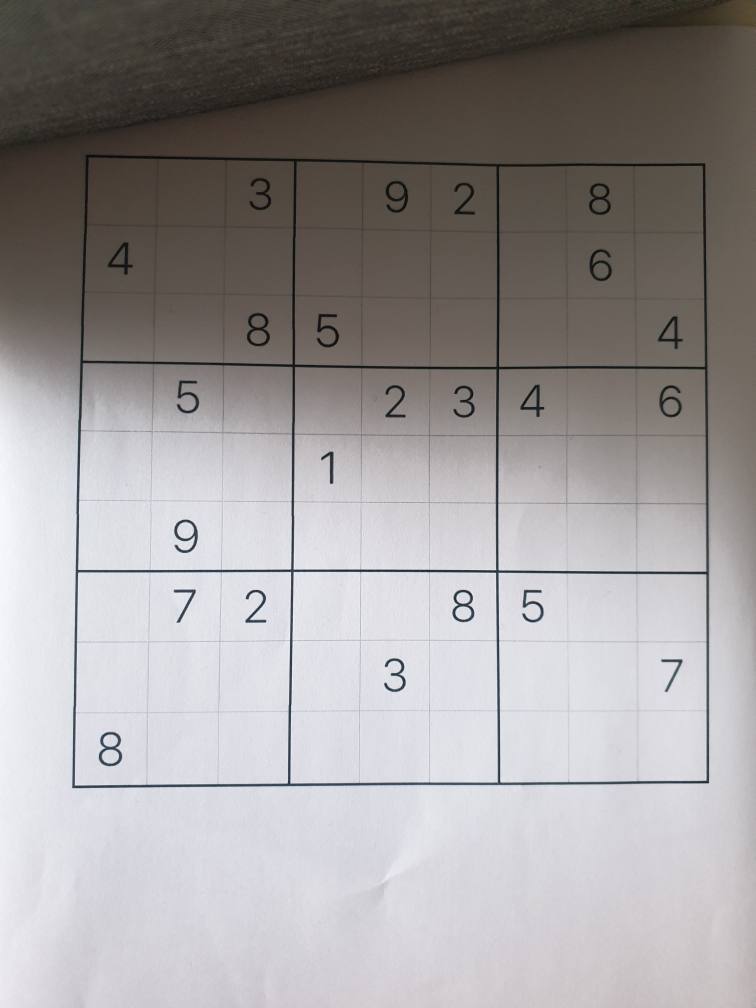
#> input picture examples/04_ImageInput.jpg, 3024 x 4032 px (shown at 1/4 size)
$ python main.py   (older library calls are emulated)
#> lines starting #> are read from the running program, lines starting #| are printed output that depends on the picture; after the words box and inside, x2 and y2 are one past the last pixel; in counts of white or black regions, pixels touching at a corner belong together
### imageparser.py
from cv2 import cv2 as cv
import numpy as np
from matplotlib import pyplot as plt
import pytesseract
import solver
import sudokudict


#Converts the image to grayscale, binarizes it and improves the image quality
def binarizeImage(frame):
    #Conversion of the image to Grayscale
    img = cv.cvtColor(frame, cv.COLOR_BGR2GRAY)

    if img.shape[0]<1000 or img.shape[1]<1000:
        imgBlur = cv.GaussianBlur(img, (7, 7), 0)
    else:
        imgBlur = cv.GaussianBlur(img, (9, 9), 0)

    #TEST
    # plt.imshow(imgBlur, cmap='gray', vmin=0, vmax=255)
    # plt.show()

    imgBinarized = cv.adaptiveThreshold(imgBlur,255,cv.ADAPTIVE_THRESH_GAUSSIAN_C,cv.THRESH_BINARY,11,2)

    #TEST
    # plt.imshow(imgBinarized, cmap='gray', vmin=0, vmax=255)
    # plt.show()

    imgInverted = cv.bitwise_not(imgBinarized)

    kernel = np.ones((3,3),np.uint8)

    result =  cv.morphologyEx(imgInverted, cv.MORPH_OPEN, kernel)

    #TEST
    # plt.imshow(result, cmap='gray', vmin=0, vmax=255)
    # plt.show()

    return result


#Finds the corners of the contour with the largest area, that is the main contour of the sudoku
def findCorners(img):
    (_, contours, _) = cv.findContours(img, cv.RETR_EXTERNAL,cv.CHAIN_APPROX_SIMPLE)

    # [5 lines of commented-out code are left out]


    largest_area = 0
    largest_contour_index = 0

    #Cycles on every contour and finds the contour with the largest area
    for i in range(0,len(contours)):
        area = cv.contourArea(contours[i])
        if (area>largest_area):
            largest_area = area
            largest_contour_index = i


    minsum=5000
    mindiff=5000
    maxsum=-5000
    maxdiff=-5000

    #There are 4 corners in the largest contour, each with 2 coordinates
    corners = np.zeros((4,2), dtype='float32')

    for point in contours[largest_contour_index]:
        x=float(point[0][0])
        y=float(point[0][1])

        #Top left corner
        if(x+y<minsum):
            minsum=x+y
            corners[0]=point
        #Bottom left corner
        if(x-y<mindiff):
            mindiff=x-y
            corners[1]=point
        #Bottom right corner
        if(x+y>maxsum):
            maxsum=x+y
            corners[2]=point
        #Top right corner
        if(x-y>maxdiff):
            maxdiff=x-y
            corners[3]=point

    # [7 lines of commented-out code are left out]

    return corners

#Squares the grid of the sudoku
def getWarped(corners, img):

    rect = cv.minAreaRect(corners)
    center, size, theta = rect

    # get width and height of the detected rectangle
    width = int(rect[1][0])
    height = int(rect[1][1])

    dst_pts = np.float32([[0,0],[0,height],[width,height],[width,0]])

    # the perspective transformation matrix
    m = cv.getPerspectiveTransform(corners, dst_pts)

    # directly warp the rotated rectangle to get the straightened rectangle
    warped = cv.warpPerspective(img, m, (width, height))
    result = cv.resize(warped, (max(width, height), max(width, height)), interpolation=cv.INTER_CUBIC)

    #TEST
    # plt.imshow(result, cmap='gray', vmin=0, vmax=255)
    # plt.show()

    return result, max(width, height)


#Creates a matrix containing the numbers contained in the unsolved sudoku image
def readSudoku(img, dimension):

    pytesseract.pytesseract.tesseract_cmd = 'C:\\Program Files\\Tesseract-OCR\\tesseract.exe'

    cellDim = int(dimension/9)
    margin = int(cellDim/7)

    sudokugrid = np.zeros((9,9), dtype=int)
    original = np.zeros((9,9), dtype=int)

    #Tesseract reads black text on white background
    sudokuW = cv.bitwise_not(img)
    sudokuWhite =  cv.resize(sudokuW, (dimension,dimension))

    for i in range(9):
        row = i*cellDim
        for j in range(9):
            col = j*cellDim
            #Takes one of the 81 cells and adds a white padding of dimension "margin" to improve Tesseract's performance
            cell = cv.copyMakeBorder(sudokuWhite[row+margin:row+(cellDim-margin), col+margin:col+(cellDim-margin)], margin*2, margin*2, margin*2, margin*2, cv.BORDER_CONSTANT, value=(255, 255, 255))

            #TEST
            #cv.imwrite((str(i) + str(j) + '.png'), cell)


            txt = pytesseract.image_to_string(cell, config='--psm 10 --oem 3 -c tessedit_char_whitelist=0123456789').strip()
            if txt != '':
                sudokugrid[i][j] = int(txt[0])
                original[i][j] = int(txt[0])

    print("Read sudoku:")
    print(sudokugrid)
    return sudokugrid, original


#Solves the sudoku itself
# [90 lines left out: functions solveSudoku, solutionToMatrix, writeSudoku, not called in this run]

### solver.py
## Solve Every Sudoku Puzzle

## See http://norvig.com/sudoku.html

## Throughout this program we have:
##   r is a row,    e.g. 'A'
##   c is a column, e.g. '3'
##   s is a square, e.g. 'A3'
##   d is a digit,  e.g. '9'
##   u is a unit,   e.g. ['A1','B1','C1','D1','E1','F1','G1','H1','I1']
##   grid is a grid,e.g. 81 non-blank chars, e.g. starting with '.18...7...
##   values is a dict of possible values, e.g. {'A1':'12349', 'A2':'8', ...}

def cross(A, B):
    "Cross product of elements in A and elements in B."
    return [a+b for a in A for b in B]

digits   = '123456789'
rows     = 'ABCDEFGHI'
cols     = digits
squares  = cross(rows, cols)
unitlist = ([cross(rows, c) for c in cols] +
            [cross(r, cols) for r in rows] +
            [cross(rs, cs) for rs in ('ABC','DEF','GHI') for cs in ('123','456','789')])
units = dict((s, [u for u in unitlist if s in u])
             for s in squares)
peers = dict((s, set(sum(units[s],[]))-set([s]))
             for s in squares)

################ Unit Tests ################

# [77 lines left out: functions test, parse_grid, grid_values, assign, eliminate, display, not called in this run]


################ Search ################

def solve(grid): return search(parse_grid(grid))

# [18 lines left out: functions search, some, not called in this run]

def from_file(filename, sep='\n'):
    "Parse a file into a list of strings, separated by sep."
    return file(filename).read().strip().split(sep)

# [5 lines left out: function shuffled, not called in this run]

################ System test ################

import time, random

# [37 lines left out: functions solve_all, solved, random_puzzle, not called in this run]

grid1  = '003020600900305001001806400008102900700000008006708200002609500800203009005010300'
grid2  = '4.....8.5.3..........7......2.....6.....8.4......1.......6.3.7.5..2.....1.4......'
hard1  = '.....6....59.....82....8....45........3........6..3.54...325..6..................'

# [6 lines that do not run on import are left out]

### main.py
from cv2 import cv2 as cv
import numpy as np
import imageparser


def solveImage(frame, dic = None):

    binaryImage = imageparser.binarizeImage(frame)
    corners = imageparser.findCorners(binaryImage)
    warped, dimension = imageparser.getWarped(corners, binaryImage)
    sudokuGrid, original = imageparser.readSudoku(warped, 450) #tesseract works best with 30 pixel high text
    solved, original = imageparser.solveSudoku(sudokuGrid, original, dic)

    if solved is not False:
        sudokuGrid = imageparser.solutionToMatrix(solved, sudokuGrid)
        return imageparser.writeSudoku(original, sudokuGrid, dimension, corners, frame)
    else:
        if dic == None:
            print("It was not possible to solve the sudoku")
        return frame


# [30 lines left out: function solveVideo, not called in this run]


path = input("Insert the path to the file -> ")
#> the answer given: examples/04_ImageInput.jpg
#Esempio di path 'C:\\Users\\giuly\\Desktop\\sudoku\\video2.avi'

if path.endswith(".avi") or path.endswith(".mp4"):
    solveVideo(path)
elif path.endswith(".png") or path.endswith(".jpg") or path.endswith(".jpeg"):
    frame = cv.imread(path)
#> frame is the input picture: shape (4032, 3024, 3); mean B, G, R 154.4, 154.3, 158
    solved = solveImage(frame)
#> in binarizeImage, `imgBinarized = cv.adaptiveThreshold(imgBlur,255,cv.ADAPTIVE_THRESH_GAU..`:
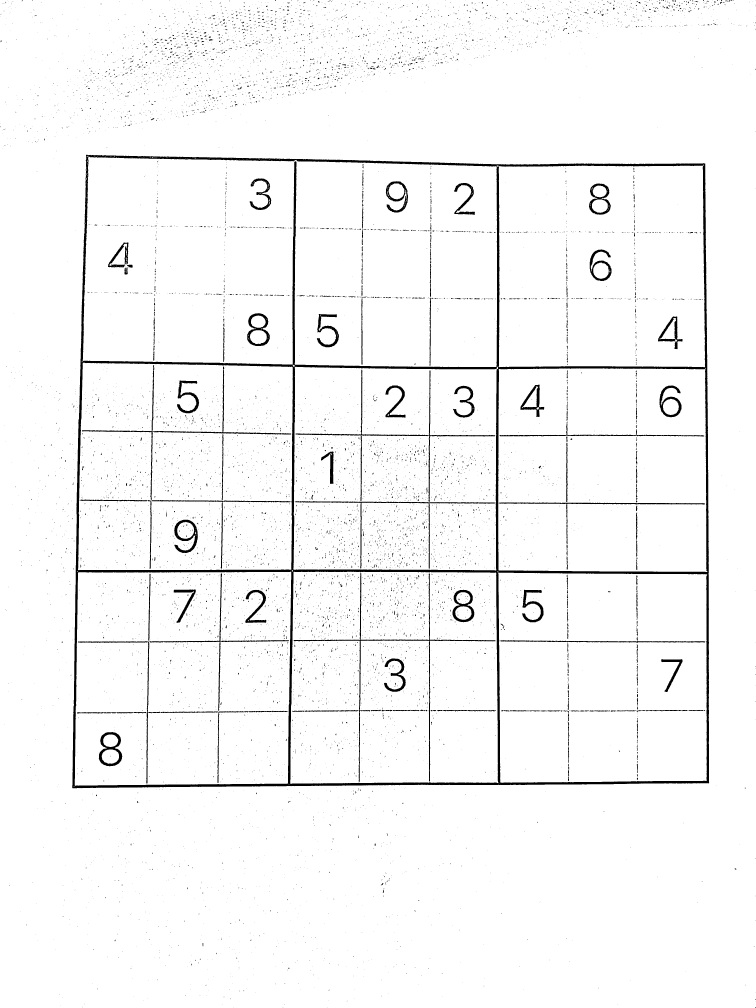
#> imgBinarized: shape (4032, 3024) (shown at 1/4 size); 96.8% white; 11627 black regions (11055 under 20 px), largest, box (x1, y1, x2, y2) and area: (289, 619, 2837, 3153) 183506, (1174, 2292, 1982, 3128) 9881, (1182, 1478, 1981, 2008) 6616
#> in binarizeImage, `imgInverted = cv.bitwise_not(imgBinarized)`:
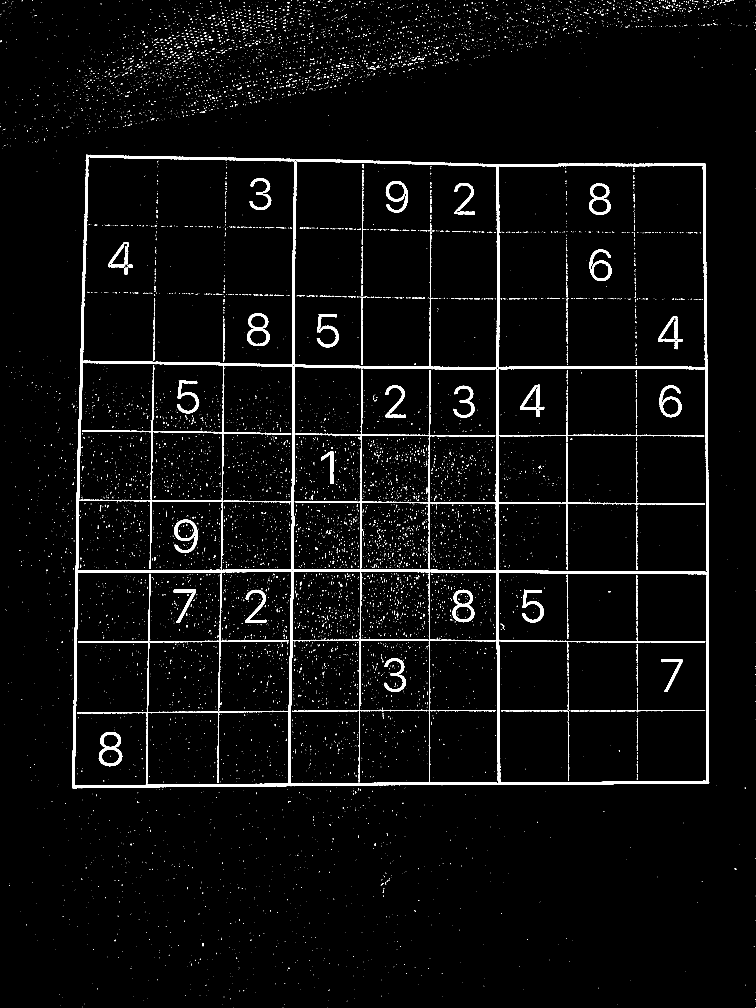
#> imgInverted: shape (4032, 3024) (shown at 1/4 size); 3.2% white; 11627 white regions (11055 under 20 px), largest, box (x1, y1, x2, y2) and area: (289, 619, 2837, 3153) 183506, (1174, 2292, 1982, 3128) 9881, (1182, 1478, 1981, 2008) 6616
#> in binarizeImage, `result =  cv.morphologyEx(imgInverted, cv.MORPH_OPEN, kernel)`:
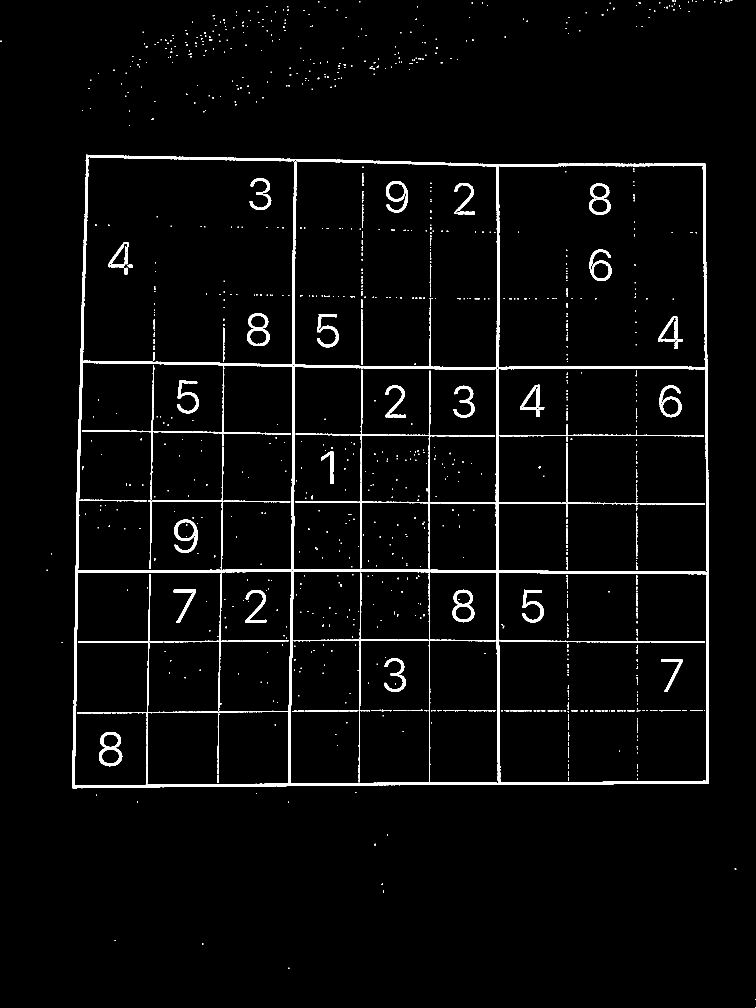
#> result: shape (4032, 3024) (shown at 1/4 size); 2.8% white; 1191 white regions (755 under 20 px)
#> in findCorners, `(_, contours, _) = cv.findContours(img, cv.RETR_EXTERNAL,cv.CHAIN_APPR..`: contours = 288 contours, 278 with area under 20; largest, box (x1, y1, x2, y2) and area: (289, 619, 2836, 3153) 6285824, (836, 157, 849, 162) 36, (606, 473, 616, 480) 26, (1479, 271, 1489, 276) 24, (1507, 263, 1515, 271) 22
#> the loop in findCorners, `for i in range(0,len(contours)):` made 288 passes
#> (area, largest_area) on pass 19: (6285824, 6285824)
#> area on pass 21: 26.5
#> after the loop in findCorners, `for i in range(0,len(contours)):`: largest_area = 6285824; largest_contour_index = 18
#> the loop in findCorners, `for point in contours[largest_contour_index]:` made 1328 passes
#> (x, y, minsum, mindiff, maxsum, maxdiff) on pass 1: (345, 619, 964, -274, 964, -274)
#> (x, y, mindiff, maxsum) on passes 3, 5, 7, 9, 11, 13: (344, 623, -279, 967), (345, 637, -292, 982), (344, 640, -296, 984), (343, 643, -300, 986), (344, 645, -301, 989), (345, 649, -304, 994)
#> after the loop in findCorners, `for point in contours[largest_contour_index]:`: corners = [[345, 619], [289, 3151], [2835, 3132], [2820, 654]]; maxdiff = 2166; maxsum = 5967; mindiff = -2862; minsum = 964
#> in getWarped, `rect = cv.minAreaRect(corners)`: rect = ((1554.3, 1877.5), (2546.1, 2531.6), -0.347)
#> in getWarped, `center, size, theta = rect`: center = (1554.3, 1877.5); size = (2546.1, 2531.6); theta = -0.347
#> in getWarped, `width = int(rect[1][0])`: width = 2546
#> in getWarped, `height = int(rect[1][1])`: height = 2531
#> in getWarped, `dst_pts = np.float32([[0,0],[0,height],[width,height],[width,0]])`: dst_pts = [[0, 0], [0, 2531], [2546, 2531], [2546, 0]]
#> in getWarped, `m = cv.getPerspectiveTransform(corners, dst_pts)`: m = [[1.01, 0.0224, -362.5], [-0.0146, 1.03, -633.9], [-8.73e-06, 1.12e-05, 1]]
#> in getWarped, `warped = cv.warpPerspective(img, m, (width, height))`:
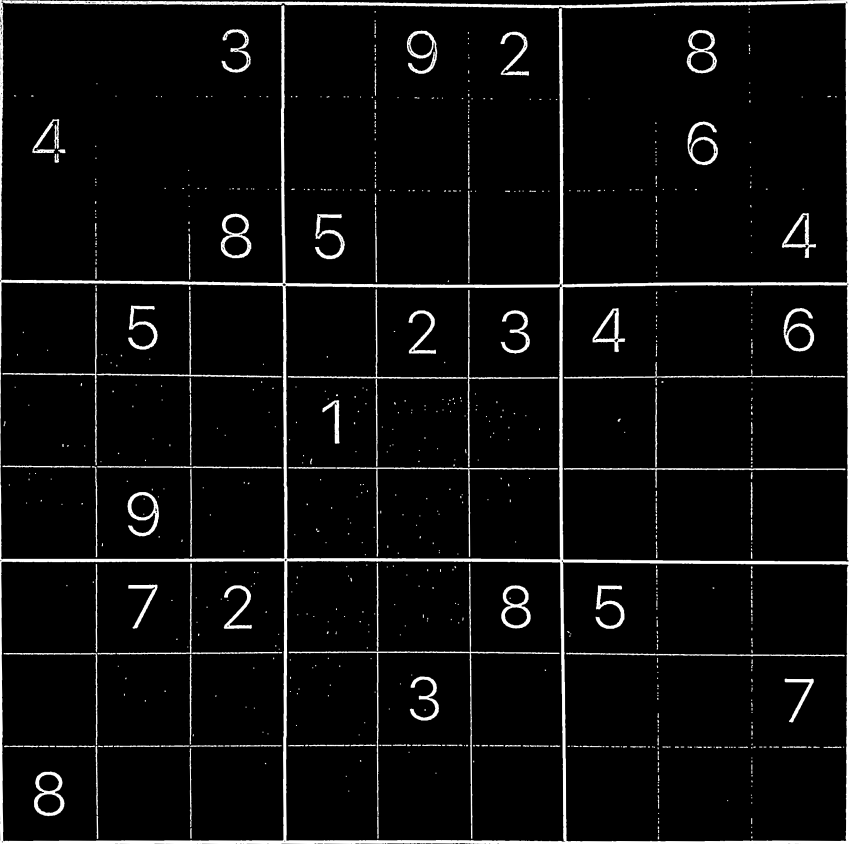
#> warped: shape (2531, 2546) (shown at 1/3 size); min 0, max 255, mean 12.8
#> in solveImage, `warped, dimension = imageparser.getWarped(corners, binaryImage)`: dimension = 2546
#> in readSudoku, `sudokuW = cv.bitwise_not(img)`:
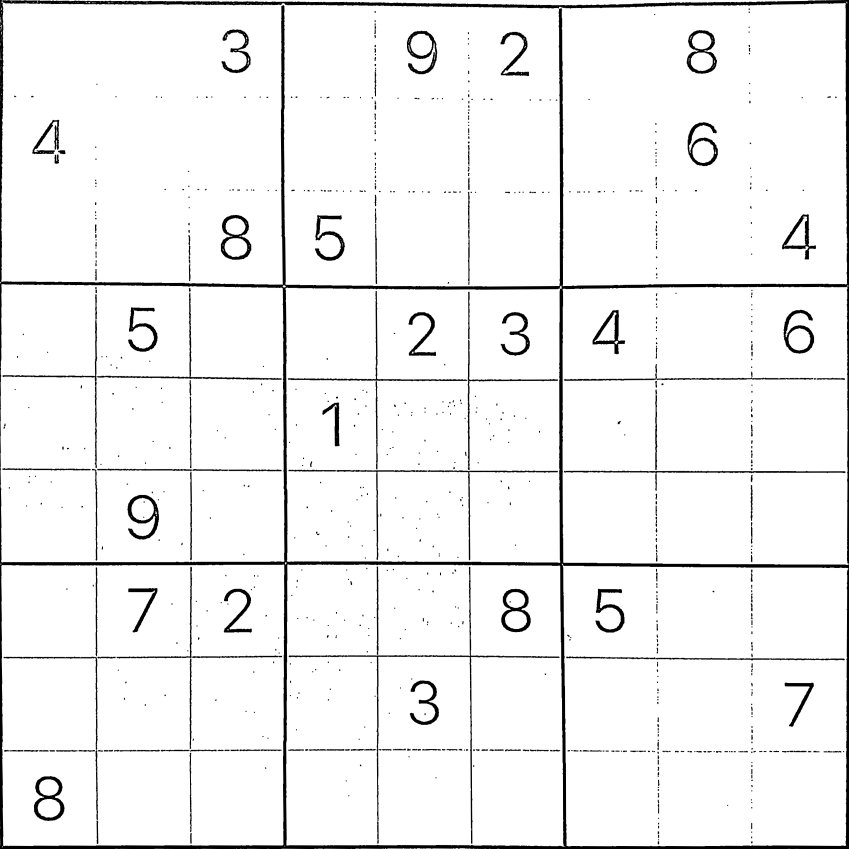
#> sudokuW: shape (2546, 2546) (shown at 1/3 size); min 0, max 255, mean 242.2
#> in readSudoku, `sudokuWhite =  cv.resize(sudokuW, (dimension,dimension))`:
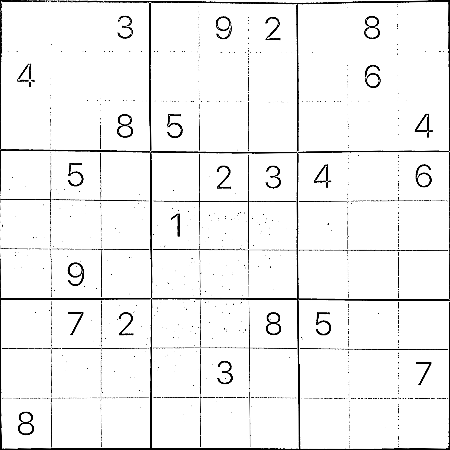
#> sudokuWhite: shape (450, 450); min 0, max 255, mean 242.3
#> after the loop in readSudoku, `for i in range(9):`: cell: shape (64, 64); every value is 255
#> (the run stopped early here; a loop or call above may not have finished)

$ run again, on examples/01_ImageInput.png
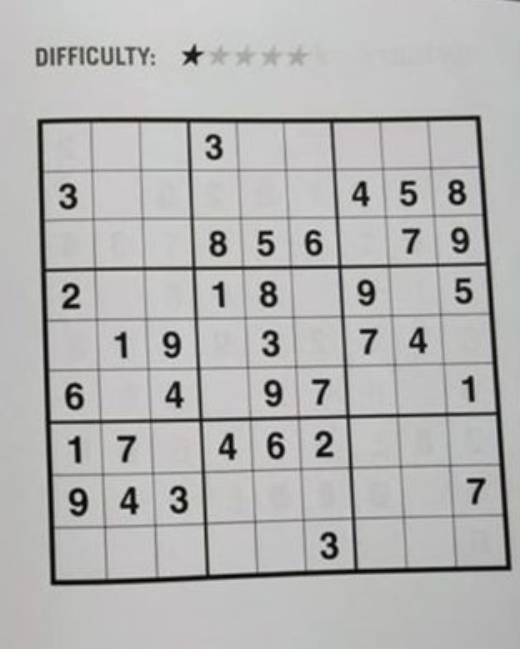
#> input picture examples/01_ImageInput.png, 520 x 649 px
#> frame is the input picture: shape (649, 520, 3); mean B, G, R 180.1, 180.9, 181.2
#> in binarizeImage, `imgBinarized = cv.adaptiveThreshold(imgBlur,255,cv.ADAPTIVE_THRESH_GAU..`:
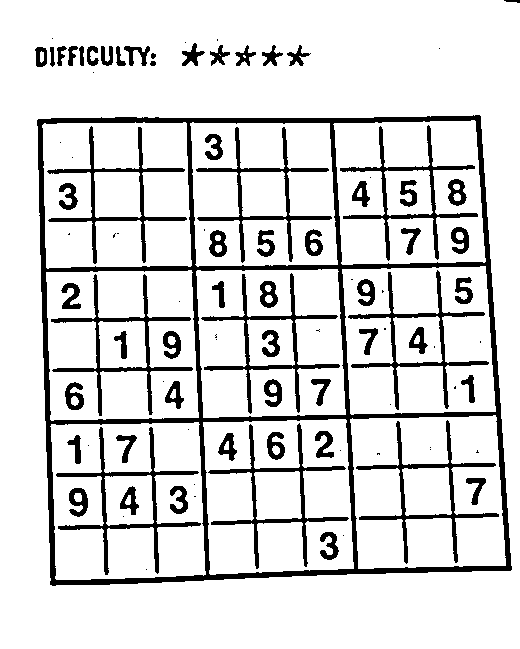
#> imgBinarized: shape (649, 520); 86% white; 98 black regions (36 under 20 px), largest, box (x1, y1, x2, y2) and area: (37, 115, 512, 586) 17346, (56, 427, 201, 575) 2197, (356, 420, 499, 564) 2089
#> contours = 19 contours, 4 with area under 20; largest, box (x1, y1, x2, y2) and area: (37, 115, 512, 586) 207544, (182, 44, 204, 66) 186, (36, 47, 47, 67) 178, (124, 46, 150, 66) 174, (288, 46, 309, 66) 134
#> the loop in findCorners, `for i in range(0,len(contours)):` made 19 passes
#> (area, largest_area, largest_contour_index) on pass 1: (207543.5, 207543.5, 0)
#> after the loop in findCorners, `for i in range(0,len(contours)):`: largest_area = 207543.5; largest_contour_index = 0
#> the loop in findCorners, `for point in contours[largest_contour_index]:` made 154 passes
#> (x, y, minsum, mindiff, maxsum, maxdiff) on pass 1: (475, 115, 590, 360, 590, 360)
#> after the loop in findCorners, `for point in contours[largest_contour_index]:`: corners = [[38, 119], [50, 584], [510, 570], [480, 116]]; maxdiff = 364; maxsum = 1080; mindiff = -534; minsum = 157
#> in solveImage, `corners = imageparser.findCorners(binaryImage)`: corners = [[38, 119], [50, 584], [510, 570], [480, 116]]
#> rect = ((272.9, 344.5), (460.2, 465.1), -1.74)
#> center = (272.9, 344.5); size = (460.2, 465.1); theta = -1.74
#> width = 460
#> height = 465
#> dst_pts = [[0, 0], [0, 465], [460, 465], [460, 0]]
#> m = [[1.03, -0.0265, -35.85], [0.00714, 1.05, -125.4], [-5.06e-05, 9.32e-05, 1]]
#> dimension = 465
#> in readSudoku, `sudokuWhite =  cv.resize(sudokuW, (dimension,dimension))`:
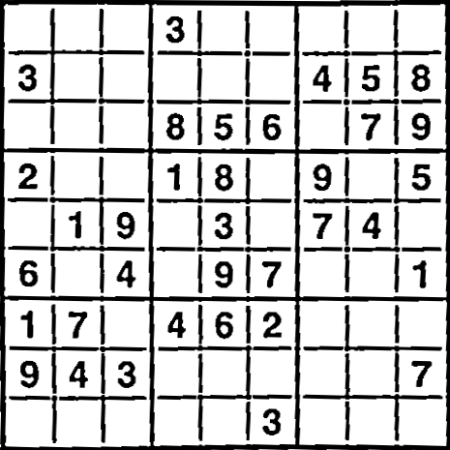
#> sudokuWhite: shape (450, 450); min 0, max 255, mean 202
